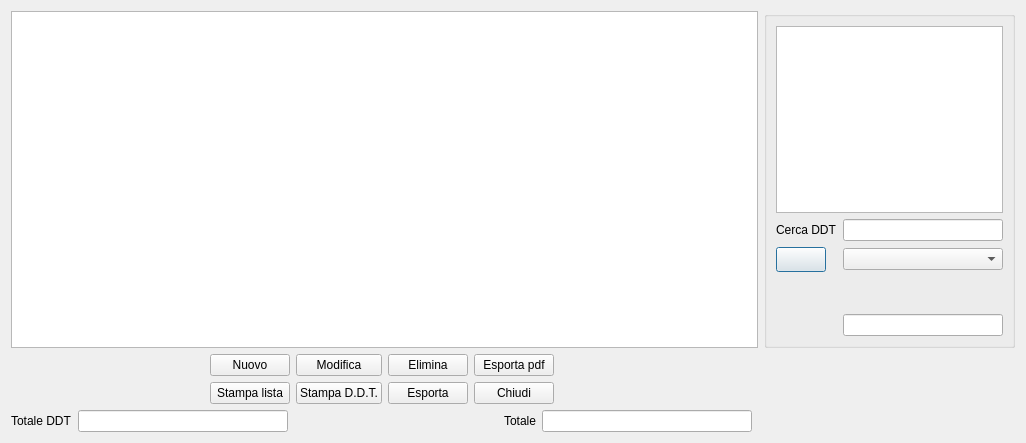
<?xml version="1.0" encoding="UTF-8"?>
<ui version="4.0">
 <class>ddt</class>
 <widget class="QDialog" name="ddt">
  <property name="geometry">
   <rect>
    <x>0</x>
    <y>0</y>
    <width>1026</width>
    <height>443</height>
   </rect>
  </property>
  <property name="windowTitle">
   <string>Dialog</string>
  </property>
  <layout class="QGridLayout" name="gridLayout">
   <item row="1" column="3" rowspan="3">
    <widget class="QGroupBox" name="groupBox_5">
     <property name="minimumSize">
      <size>
       <width>251</width>
       <height>0</height>
      </size>
     </property>
     <property name="maximumSize">
      <size>
       <width>251</width>
       <height>16777215</height>
      </size>
     </property>
     <property name="sizeIncrement">
      <size>
       <width>251</width>
       <height>0</height>
      </size>
     </property>
     <property name="baseSize">
      <size>
       <width>251</width>
       <height>0</height>
      </size>
     </property>
     <property name="title">
      <string/>
     </property>
     <layout class="QGridLayout" name="gridLayout_8">
      <item row="2" column="0">
       <widget class="QPushButton" name="find_cer_3">
        <property name="minimumSize">
         <size>
          <width>50</width>
          <height>25</height>
         </size>
        </property>
        <property name="maximumSize">
         <size>
          <width>50</width>
          <height>25</height>
         </size>
        </property>
        <property name="sizeIncrement">
         <size>
          <width>50</width>
          <height>25</height>
         </size>
        </property>
        <property name="baseSize">
         <size>
          <width>50</width>
          <height>25</height>
         </size>
        </property>
        <property name="text">
         <string/>
        </property>
        <property name="icon">
         <iconset resource="../fabaria.qrc">
          <normaloff>:/images/edit-find.png</normaloff>:/images/edit-find.png</iconset>
        </property>
       </widget>
      </item>
      <item row="3" column="0">
       <spacer name="verticalSpacer_4">
        <property name="orientation">
         <enum>Qt::Vertical</enum>
        </property>
        <property name="sizeHint" stdset="0">
         <size>
          <width>20</width>
          <height>40</height>
         </size>
        </property>
       </spacer>
      </item>
      <item row="0" column="0" colspan="2">
       <widget class="QTextEdit" name="textEdit_3"/>
      </item>
      <item row="1" column="0">
       <widget class="QLabel" name="label_9">
        <property name="text">
         <string>Cerca DDT</string>
        </property>
       </widget>
      </item>
      <item row="2" column="1">
       <widget class="QComboBox" name="cerca_txt_3">
        <property name="editable">
         <bool>false</bool>
        </property>
       </widget>
      </item>
      <item row="5" column="1">
       <widget class="QLineEdit" name="id_3"/>
      </item>
      <item row="1" column="1">
       <widget class="QLineEdit" name="cerca1_3"/>
      </item>
     </layout>
    </widget>
   </item>
   <item row="5" column="0">
    <layout class="QGridLayout" name="gridLayout_5">
     <item row="0" column="0">
      <widget class="QLabel" name="label_7">
       <property name="text">
        <string>Totale DDT</string>
       </property>
      </widget>
     </item>
     <item row="0" column="1">
      <widget class="QLineEdit" name="tot_fatt_3">
       <property name="readOnly">
        <bool>true</bool>
       </property>
      </widget>
     </item>
     <item row="0" column="2">
      <spacer name="horizontalSpacer_8">
       <property name="orientation">
        <enum>Qt::Horizontal</enum>
       </property>
       <property name="sizeHint" stdset="0">
        <size>
         <width>169</width>
         <height>20</height>
        </size>
       </property>
      </spacer>
     </item>
     <item row="0" column="3">
      <widget class="QLabel" name="label_8">
       <property name="text">
        <string>Totale</string>
       </property>
      </widget>
     </item>
     <item row="0" column="4">
      <widget class="QLineEdit" name="tot_eur_3">
       <property name="readOnly">
        <bool>true</bool>
       </property>
      </widget>
     </item>
    </layout>
   </item>
   <item row="4" column="0">
    <layout class="QGridLayout" name="gridLayout_3">
     <item row="0" column="1">
      <widget class="QPushButton" name="Aggiungi_3">
       <property name="toolTip">
        <string>&lt;html&gt;&lt;head/&gt;&lt;body&gt;&lt;p&gt;Nuovo ordine&lt;/p&gt;&lt;/body&gt;&lt;/html&gt;</string>
       </property>
       <property name="text">
        <string>Nuovo</string>
       </property>
       <property name="icon">
        <iconset resource="../fabaria.qrc">
         <normaloff>:/images/dialog-ok-apply.png</normaloff>:/images/dialog-ok-apply.png</iconset>
       </property>
       <property name="iconSize">
        <size>
         <width>16</width>
         <height>16</height>
        </size>
       </property>
      </widget>
     </item>
     <item row="0" column="3">
      <widget class="QPushButton" name="elimina_3">
       <property name="toolTip">
        <string>&lt;html&gt;&lt;head/&gt;&lt;body&gt;&lt;p&gt;Elimina ordine&lt;/p&gt;&lt;/body&gt;&lt;/html&gt;</string>
       </property>
       <property name="text">
        <string>Elimina</string>
       </property>
       <property name="icon">
        <iconset resource="../fabaria.qrc">
         <normaloff>:/images/edit-delete.png</normaloff>:/images/edit-delete.png</iconset>
       </property>
       <property name="iconSize">
        <size>
         <width>16</width>
         <height>16</height>
        </size>
       </property>
       <property name="checkable">
        <bool>false</bool>
       </property>
      </widget>
     </item>
     <item row="0" column="2">
      <widget class="QPushButton" name="modifica_3">
       <property name="toolTip">
        <string>&lt;html&gt;&lt;head/&gt;&lt;body&gt;&lt;p&gt;Modifica ordine&lt;/p&gt;&lt;/body&gt;&lt;/html&gt;</string>
       </property>
       <property name="text">
        <string>Modifica</string>
       </property>
       <property name="icon">
        <iconset resource="../fabaria.qrc">
         <normaloff>:/images/document-edit.png</normaloff>:/images/document-edit.png</iconset>
       </property>
      </widget>
     </item>
     <item row="0" column="9">
      <spacer name="horizontalSpacer_5">
       <property name="orientation">
        <enum>Qt::Horizontal</enum>
       </property>
       <property name="sizeHint" stdset="0">
        <size>
         <width>40</width>
         <height>20</height>
        </size>
       </property>
      </spacer>
     </item>
     <item row="0" column="7">
      <widget class="QPushButton" name="pushButton_3">
       <property name="toolTip">
        <string>&lt;html&gt;&lt;head/&gt;&lt;body&gt;&lt;p&gt;Esporta pdf&lt;/p&gt;&lt;/body&gt;&lt;/html&gt;</string>
       </property>
       <property name="text">
        <string>Esporta pdf</string>
       </property>
       <property name="icon">
        <iconset resource="../fabaria.qrc">
         <normaloff>:/images/pdf.png</normaloff>:/images/pdf.png</iconset>
       </property>
      </widget>
     </item>
     <item row="0" column="0">
      <spacer name="horizontalSpacer_6">
       <property name="orientation">
        <enum>Qt::Horizontal</enum>
       </property>
       <property name="sizeHint" stdset="0">
        <size>
         <width>40</width>
         <height>20</height>
        </size>
       </property>
      </spacer>
     </item>
     <item row="1" column="1">
      <widget class="QPushButton" name="stampa_3">
       <property name="toolTip">
        <string>&lt;html&gt;&lt;head/&gt;&lt;body&gt;&lt;p&gt;Stampa lista ordini&lt;/p&gt;&lt;/body&gt;&lt;/html&gt;</string>
       </property>
       <property name="text">
        <string>Stampa lista</string>
       </property>
       <property name="icon">
        <iconset resource="../fabaria.qrc">
         <normaloff>:/images/document-print.png</normaloff>:/images/document-print.png</iconset>
       </property>
       <property name="iconSize">
        <size>
         <width>16</width>
         <height>16</height>
        </size>
       </property>
      </widget>
     </item>
     <item row="1" column="2">
      <widget class="QPushButton" name="p_fatt_s_3">
       <property name="toolTip">
        <string>&lt;html&gt;&lt;head/&gt;&lt;body&gt;&lt;p&gt;Stampa singolo ordine&lt;/p&gt;&lt;/body&gt;&lt;/html&gt;</string>
       </property>
       <property name="text">
        <string>Stampa D.D.T.</string>
       </property>
       <property name="icon">
        <iconset resource="../fabaria.qrc">
         <normaloff>:/images/document-print.png</normaloff>:/images/document-print.png</iconset>
       </property>
      </widget>
     </item>
     <item row="1" column="3">
      <widget class="QPushButton" name="trasform_3">
       <property name="toolTip">
        <string>&lt;html&gt;&lt;head/&gt;&lt;body&gt;&lt;p&gt;Trasforma ordine in fattura&lt;/p&gt;&lt;/body&gt;&lt;/html&gt;</string>
       </property>
       <property name="text">
        <string>Esporta</string>
       </property>
       <property name="icon">
        <iconset resource="../fabaria.qrc">
         <normaloff>:/images/split.png</normaloff>:/images/split.png</iconset>
       </property>
      </widget>
     </item>
     <item row="1" column="7">
      <widget class="QPushButton" name="esci_3">
       <property name="toolTip">
        <string>&lt;html&gt;&lt;head/&gt;&lt;body&gt;&lt;p&gt;Esci da ordini&lt;/p&gt;&lt;/body&gt;&lt;/html&gt;</string>
       </property>
       <property name="text">
        <string>Chiudi</string>
       </property>
       <property name="icon">
        <iconset resource="../../backup_restore_db/images.qrc">
         <normaloff>:/images/dialog-close.png</normaloff>:/images/dialog-close.png</iconset>
       </property>
       <property name="iconSize">
        <size>
         <width>16</width>
         <height>16</height>
        </size>
       </property>
      </widget>
     </item>
    </layout>
   </item>
   <item row="1" column="0" rowspan="3" colspan="2">
    <widget class="QTableView" name="tab_view">
     <attribute name="verticalHeaderDefaultSectionSize">
      <number>15</number>
     </attribute>
    </widget>
   </item>
  </layout>
 </widget>
 <tabstops>
  <tabstop>Aggiungi_3</tabstop>
  <tabstop>modifica_3</tabstop>
  <tabstop>elimina_3</tabstop>
  <tabstop>pushButton_3</tabstop>
  <tabstop>tot_fatt_3</tabstop>
  <tabstop>tot_eur_3</tabstop>
  <tabstop>id_3</tabstop>
  <tabstop>find_cer_3</tabstop>
  <tabstop>cerca_txt_3</tabstop>
  <tabstop>cerca1_3</tabstop>
  <tabstop>textEdit_3</tabstop>
  <tabstop>tab_view</tabstop>
 </tabstops>
 <resources>
  <include location="../../backup_restore_db/images.qrc"/>
  <include location="../fabaria.qrc"/>
 </resources>
 <connections/>
</ui>
